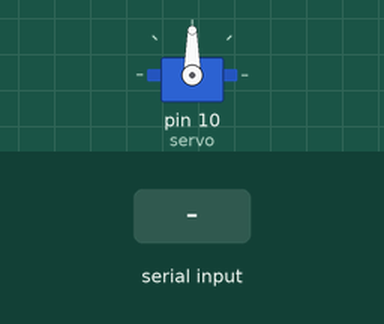
This sketch was run on a simulated Arduino Uno, built with avr-gcc and run on an emulated ATmega328P. Shown: servo. The inputs (shaded band) are chosen by the test bench. What the sketch prints to the serial monitor is not drawn.

Above: at 1.2 s.
1.3 s: "90,45\n" received over Serial
At 2.5 s:
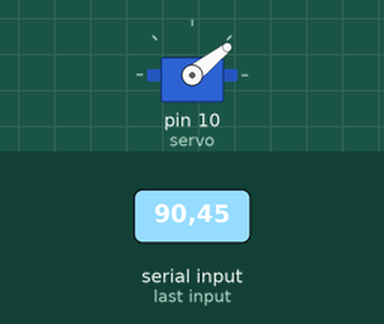
2.8 s: "30,150\n" received over Serial
At 3.4 s:
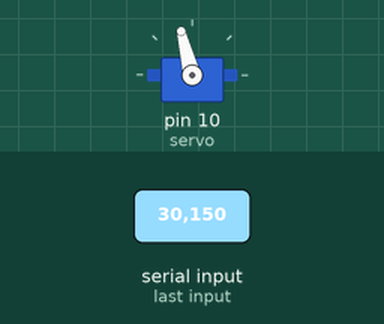
4.3 s: "5\n" received over Serial
At 4.7 s:
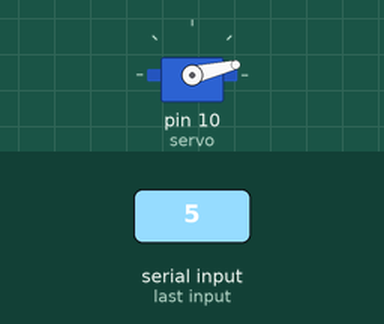
5.8 s: "90\n" received over Serial
At 6.8 s:
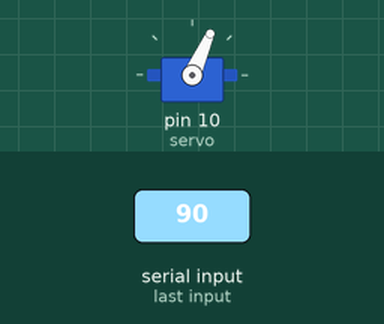
7.3 s: "200\n" received over Serial
At 8.1 s:
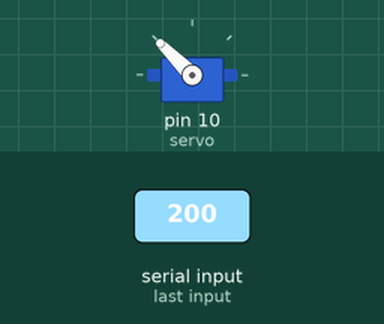
Timing chart, 0 to 9.8 s (numbered marks = the images above; inputs shaded):
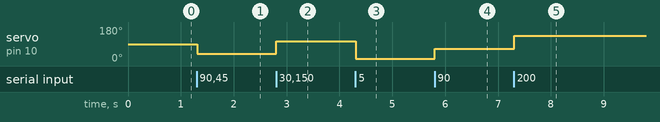

Measured:
- after the input at 1.3 s, servo on pin 10 (servo): 90° → 38° at once
- after the input at 2.8 s, servo on pin 10 (servo): 38° → 104° at once
- after the input at 4.3 s, servo on pin 10 (servo): 104° → 13° at once
- after the input at 5.8 s, servo on pin 10 (servo): 13° → 66° at once
- after the input at 7.3 s, servo on pin 10 (servo): 66° → 135° at once

The sketch:

distance_detection.ino.ino
```cpp
#include <Servo.h>

Servo servo;

const int redPin = 3;
int angel = 0;


void setup() {
  Serial.begin(9600);
  servo.attach(10);
}


void loop() {
  while (Serial.available() > 0) {
    int red = Serial.parseInt();
    if (Serial.read() == '\n') {
      red = constrain(red, 0, 255);
      angel = map(red, 0, 255, 10, 170);
      servo.write(angel);
      Serial.print(angel);
    }
  }

  delay(10);
}
```
